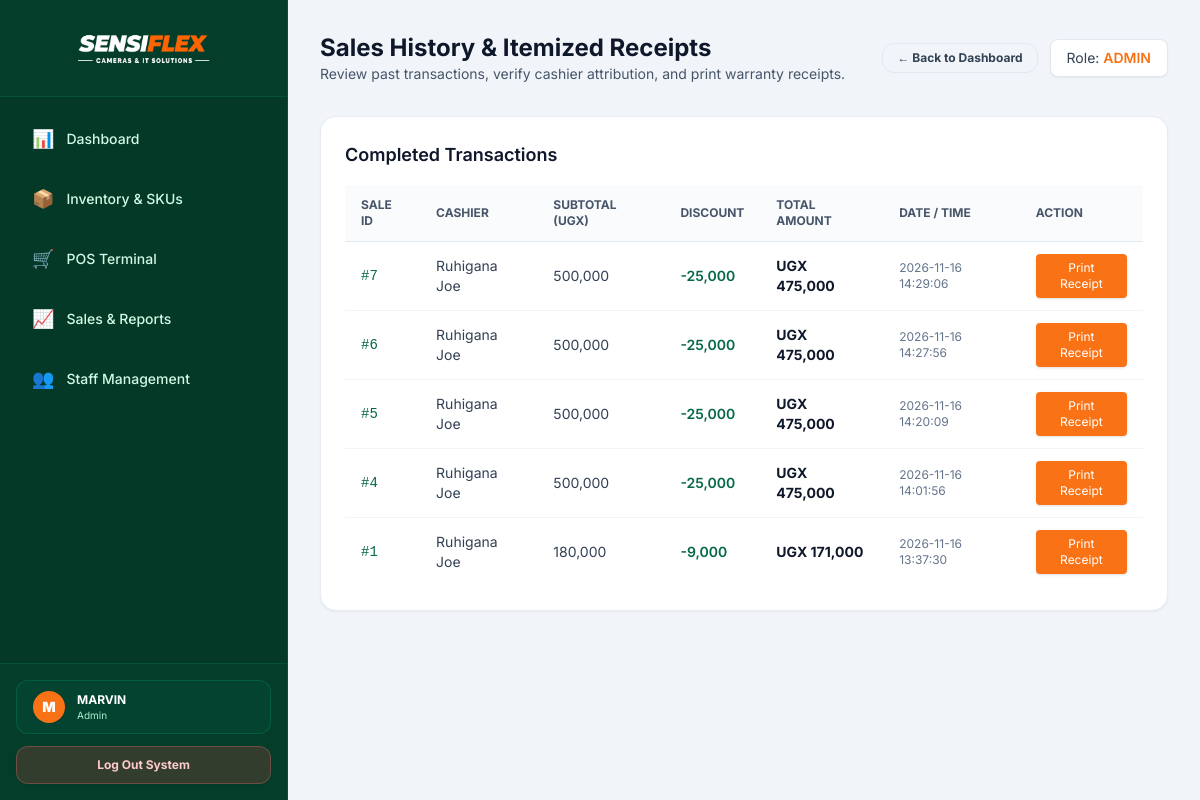
/sales.php (signed in), run on the app's committed database.
### tables this page shows
CREATE TABLE `sales` (
  `id` int(11) NOT NULL,
  `invoice_number` varchar(50) NOT NULL,
  `user_id` int(11) NOT NULL,
  `subtotal` decimal(12,2) NOT NULL DEFAULT 0.00,
  `customer_id` int(11) DEFAULT NULL,
  `total_amount` decimal(12,2) NOT NULL,
  `discount` decimal(12,2) DEFAULT 0.00,
  `payment_method` varchar(50) NOT NULL,
  `created_at` timestamp NOT NULL DEFAULT current_timestamp()
);

CREATE TABLE `users` (
  `id` int(11) NOT NULL,
  `username` varchar(50) NOT NULL,
  `email` varchar(100) NOT NULL,
  `phone` varchar(20) DEFAULT NULL,
  `password` varchar(255) NOT NULL,
  `role` enum('admin','staff','customer') NOT NULL DEFAULT 'customer',
  `created_at` timestamp NOT NULL DEFAULT current_timestamp()
);

### sales.php (the view, shortened to what this page needs)
<?php
require_once 'db.php';
$role = $_SESSION['role'];
try {
    if ($role === 'admin') {
        $stmt = $pdo->query("
            SELECT s.*, u.username as cashier_name
            FROM sales s
            JOIN users u ON s.user_id = u.id
            ORDER BY s.created_at DESC
        ");
    }
    $sales = $stmt->fetchAll(PDO::FETCH_ASSOC);
} catch (PDOException $e) {
    $sales = [];
}
?>
<!DOCTYPE html>
<html lang="en">
<head>
    <link rel="stylesheet" href="style.css">
    <script src="https://cdn.tailwindcss.com"></script>
</head>
<body class="min-h-screen flex antialiased bg-slate-100 text-slate-800">
    <?php include 'includes/sidebar.php'; ?>
    <main class="flex-1 lg:ml-72 p-8 overflow-y-auto bg-slate-100 text-slate-800 page-shell">
        <header class="flex justify-between items-center mb-8">
            <div>
                <h1 class="text-2xl font-bold text-slate-900">Sales History & Itemized Receipts</h1>
                <p class="text-sm text-slate-600">Review past transactions, verify cashier attribution, and print warranty receipts.</p>
            </div>
            <div class="flex items-center gap-3 pl-12 lg:pl-0">
                <a href="<?php echo ($_SESSION['role'] === 'admin') ? 'dashboard.php' : 'staff_dashboard.php'; ?>" class="inline-flex items-center gap-1.5 px-3.5 py-1.5 rounded-xl bg-slate-100 hover:bg-slate-200 text-slate-700 text-xs font-bold border border-slate-200 transition shadow-xs">
                    <?php echo ($_SESSION['role'] === 'admin') ? '← Back to Dashboard' : '← Back to Staff Dashboard'; ?>
                </a>
                <div class="bg-white text-slate-700 px-4 py-2 rounded-lg border border-slate-200 text-sm shadow-sm">
                    Role: <span class="text-[#f97316] font-semibold uppercase"><?php echo htmlspecialchars($role); ?></span>
                </div>
            </div>
        </header>
        <div class="bg-white border border-slate-200/80 p-6 rounded-2xl shadow-sm">
            <h2 class="text-lg font-semibold mb-4 text-slate-900">Completed Transactions</h2>
            <div class="overflow-x-auto">
                <table class="w-full text-left border-collapse">
                    <thead>
                        <tr class="border-b border-slate-200 text-xs uppercase text-slate-600 bg-slate-50/70">
                            <th class="py-3 px-4">Sale ID</th>
                            <th class="py-3 px-4">Cashier</th>
                            <th class="py-3 px-4">Subtotal (UGX)</th>
                            <th class="py-3 px-4">Discount</th>
                            <th class="py-3 px-4">Total Amount</th>
                            <th class="py-3 px-4">Date / Time</th>
                            <th class="py-3 px-4">Action</th>
                        </tr>
                    </thead>
                    <tbody class="divide-y divide-slate-100 text-sm text-slate-700">
                        <?php if (empty($sales)): ?>
                            <tr>
                                <td colspan="7" class="py-6 text-center text-slate-500">No sales transactions recorded yet.</td>
                            </tr>
                        <?php else: ?>
                            <?php foreach ($sales as $sale): ?>
                                <tr class="hover:bg-slate-50 transition">
                                    <td class="py-3 px-4 font-mono text-[#056847]">#<?php echo $sale['id']; ?></td>
                                    <td class="py-3 px-4"><?php echo htmlspecialchars($sale['cashier_name']); ?></td>
                                    <td class="py-3 px-4"><?php echo number_format($sale['subtotal']); ?></td>
                                    <td class="py-3 px-4 text-[#056847] font-semibold">-<?php echo number_format($sale['discount']); ?></td>
                                    <td class="py-3 px-4 font-bold text-slate-900">UGX <?php echo number_format($sale['total_amount']); ?></td>
                                    <td class="py-3 px-4 text-xs text-slate-500"><?php echo $sale['created_at']; ?></td>
                                    <td class="py-3 px-4">
                                        <button onclick="window.print()" class="bg-[#f97316] hover:bg-orange-600 text-white text-xs px-3 py-1.5 rounded transition shadow">Print Receipt</button>
                                    </td>
                                </tr>
                            <?php endforeach; ?>
                        <?php endif; ?>
                    </tbody>
                </table>
            </div>
        </div>
    </main>
</body>
</html>

### style.css (style rules this page uses)
:root { --sensiflex-bg: #F8FAFC; --sensiflex-heading: #0F172A; }
* { margin: 0; padding: 0; box-sizing: border-box; font-family: 'Inter', sans-serif; }
html, body { width: 100%; height: 100%; background-color: var(--sensiflex-bg); color: var(--sensiflex-heading); overflow-x: hidden; }

### data on the page
sales: id "7", user.username "Ruhigana Joe", subtotal "500,000", discount "25,000", total_amount "475,000", created_at "2026-11-16 14:29:06"
sales: id "6", user.username "Ruhigana Joe", subtotal "500,000", discount "25,000", total_amount "475,000", created_at "2026-11-16 14:27:56"
sales: id "5", user.username "Ruhigana Joe", subtotal "500,000", discount "25,000", total_amount "475,000", created_at "2026-11-16 14:20:09"
sales: id "4", user.username "Ruhigana Joe", subtotal "500,000", discount "25,000", total_amount "475,000", created_at "2026-11-16 14:01:56"
sales: id "1", user.username "Ruhigana Joe", subtotal "180,000", discount "9,000", total_amount "171,000", created_at "2026-11-16 13:37:30"

### other printed values
$nav['icon'] "📊"
$nav['label'] "Dashboard"
$nav['icon'] "📦"
$nav['label'] "Inventory & SKUs"
$nav['icon'] "🛒"
$nav['label'] "POS Terminal"
$nav['icon'] "📈"
$nav['label'] "Sales & Reports"
$nav['icon'] "👥"
$nav['label'] "Staff Management"
substr($_SESSION['username'] ?? 'U', 0, 1) "M"
$_SESSION['username'] "MARVIN"
$_SESSION['role'] "Admin"
$role "ADMIN"
